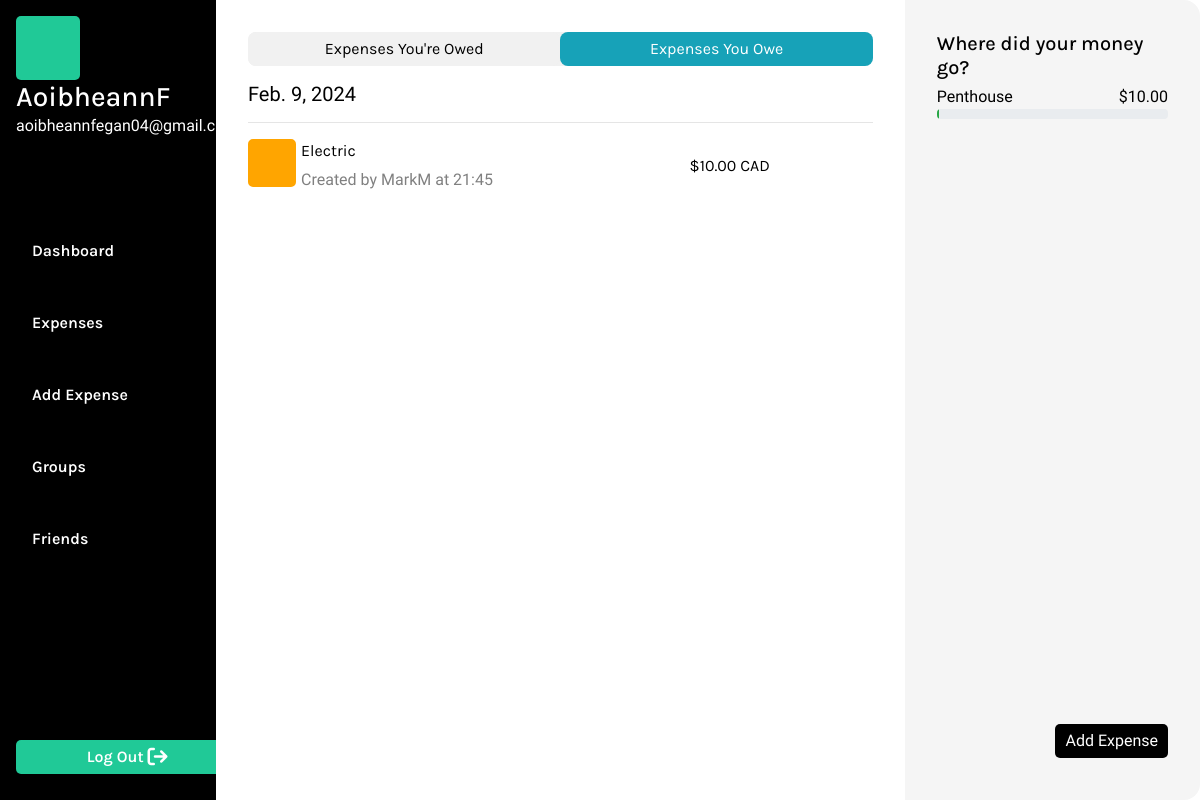
Screenshot of /owing (signed in) with the database file from the repository.
### MainApp/models.py (models this page shows, shortened)
class User(AbstractUser):
    pass

class Owing(models.Model):
    expense = models.ForeignKey(Expense, on_delete=models.CASCADE, related_name="sub_expenses")
    user = models.ForeignKey(User, on_delete=models.CASCADE, related_name="amounts_owed")
    amount = models.DecimalField(max_digits=10, decimal_places=2)
    paid = models.BooleanField(default=False)
    remaining_balance = models.DecimalField(max_digits=10, decimal_places=2, default=0.00)

class Expense(models.Model):
    CURRENCY_CHOICES = [
        ('CAD', 'CAD - Canadian Dollar'),
        ('GBP', 'GBP - British Pound Sterling'),
        ('AUD', 'AUD - Australian Dollar'),
        ('EUR', 'EUR - Euro'),
        ('USD', 'USD - United States Dollar'),
    ]
    amount = models.DecimalField(max_digits=10, decimal_places=2)
    remaining_balance = models.DecimalField(max_digits=10, decimal_places=2, default=0.00)
    description = models.CharField(max_length=100)
    date_added = models.DateTimeField(auto_now_add=True)
    payment_group = models.ForeignKey(PaymentGroup, on_delete=models.CASCADE, related_name="expenses",  null=True, blank=True)
    created_by_user = models.ForeignKey(User, on_delete=models.CASCADE, related_name="created_expenses")
    currency = models.CharField(max_length=3, choices=CURRENCY_CHOICES)
    paid = models.BooleanField(default=False)

class PaymentGroup(models.Model):
    group_name = models.CharField(max_length=64)
    members = models.ManyToManyField('User', related_name='payment_groups', blank=True)

### MainApp/views.py (the view)
# urls.py: path('owing', views.owing, name ="owing"),
@login_required
def owing(request):
    user = request.user
    if "owing" not in request.session:
        request.session["owing"] = []
    owing_objects = Owing.objects.filter(user=user, paid=False).order_by('-expense__date_added')
    expenses_by_date = {}
    for owing_obj in owing_objects:
        date_added = owing_obj.expense.date_added.date()
        if date_added not in expenses_by_date:
            expenses_by_date[date_added] = []
        expenses_by_date[date_added].append(owing_obj)
    expenses_by_date = dict(sorted(expenses_by_date.items(), key=lambda x: x[0], reverse=True))
    today = timezone.now().date()
    owe_sum = Owing.objects.filter(user=user).aggregate(total_remaining_balance=Sum('remaining_balance'))
    total_remaining_balance = owe_sum['total_remaining_balance'] or 0
    groups = Owing.objects.filter(user=user, paid=False).exclude(expense__created_by_user=user).values('expense__payment_group__group_name').annotate(total_owed=Sum('amount'))
    for group in groups:
        group['percentage'] = (group['total_owed'] / total_remaining_balance) * 100 if total_remaining_balance != 0 else 0
    return render(request, "MainApp/owing.html", {
        "expenses_by_date": expenses_by_date,
        "today": today,
        "owing": Owing.objects.filter(user=user, paid=False).order_by('-expense__date_added'),
        "groups": groups,
        "total_owed": total_remaining_balance,
    })

### MainApp/templates/MainApp/owing.html
{% extends "MainApp/layout.html" %}
{% block body %}
    <div class="section-container">
        <div id="owe-section">
            <div id="owe-section-1">
                <div class="expenseTypeBtns">
                    <button class="oweExpensesBtn"><a href="{% url 'expenses' %}">Expenses You're Owed</a></button>
                    <button class="owedExpensesBtn">Expenses You Owe</button>
                </div>
                <div id="owing-container">
                    {% for date, expenses in expenses_by_date.items %}
                        <h5 class="date-header">
                            {% if date == today %}
                                Today
                            {% else %}
                                {{ date }}
                            {% endif %}
                        </h5>
                        <hr>
                        <ul class="owing-list">
                            {% for owed in expenses %}
                                <li class="owing-item">
                                    <div class="owing-item-part-1">
                                        <p class="owing-icon"></p>
                                        <div class="owing-summary">
                                            <a class="owing-header" href="{% url 'individual_expense' owed.expense.id %}">
                                                {{ owed.expense.description }}
                                            </a>
                                            <div class="owing-sub-header">
                                                <p>Created by {{ owed.expense.created_by_user.username }} at {{ owed.expense.date_added|time:"H:i" }}</p>
                                            </div>
                                        </div>
                                    </div>
                                    <p class="owing-amount">${{ owed.remaining_balance|floatformat:2 }} {{ owed.expense.currency }}</p>
                                </li>
                            {% endfor %}
                        </ul>
                    {% endfor %}
                </div>
            </div>
            <div id="owe-section-2">
                <div>
                    <h5 class="progress-header">Where did your money go?</h5>
                    <div class="owed-to-bars">
                        {% for group in groups %}
                            <div class="progress-bar-container">
                                <div class="progess-bar-headers">
                                    <p class="progress-title">{{ group.expense__payment_group__group_name }}</p>
                                    <p class="progress-amount">${{ group.total_owed|floatformat:2 }}</p>
                                </div>
                                <div class="progress" style="height: 10px;">
                                    <div class="progress-bar bg-success" role="progressbar" style="width: {{ group.percentage }}%" aria-valuenow="{{ group.percentage }}" aria-valuemin="0" aria-valuemax="100"></div>
                                </div>
                            </div>
                        {% endfor %}
                    </div>
                </div>
                <div class="owe-section-buttons">
                    <button class="add-expense-button"><a class="add-expense-link" href="{% url 'add_expense' %}">Add Expense</a></button>
                </div>
            </div>
        </div>
    </div>
{% endblock%}

### MainApp/templates/MainApp/layout.html (shortened to what this page needs)
{% load static %}
<!DOCTYPE html>
<html lang="en">
    <head>
        <link rel="stylesheet" href="https://cdn.jsdelivr.net/npm/bootstrap@4.3.1/dist/css/bootstrap.min.css">
        <link href="{% static 'MainApp/styles.css' %}" rel="stylesheet">
    </head>
    <body class="main">
        {% if user.is_authenticated %}
            <div id="nav-section">
                <div id="nav-container">
                    <div id="logged-in-status">
                        <div id="userProfileImg"></div>
                        {% if user.is_authenticated %}
                            <h3>{{ user.username }}</h3>
                        {% else %}
                            Not signed in.
                        {% endif %}
                        <p>{{ user.email }}</p>
                    </div>
                    <ul id="nav">
                        {% if user.is_authenticated %}
                            <li class="nav-item">
                                <a class="nav-link" href="{% url 'index' %}">Dashboard</a>
                            </li>
                            <li class="nav-item">
                                <a class="nav-link" href="{% url 'expenses' %}">Expenses</a>
                            </li>
                            <li class="nav-item">
                                <a class="nav-link" href="{% url 'add_expense' %}">Add Expense</a>
                            </li>
                            <li class="nav-item">
                                <a class="nav-link" href="{% url 'groups' %}">Groups</a>
                            </li>
                            <li class="nav-item">
                                <a class="nav-link" href="{% url 'add_friend' %}">Friends</a>
                            </li>
                        {% endif %}
                    </ul>
                    <div id="logout">
                        {% if user.is_authenticated %}
                            <button class="logoutBtn">
                                <a class="logoutLink" href="{% url 'logout' %}">Log Out</a>
                                <i class="fa-solid fa-arrow-right-from-bracket fa-lg" style="color: #ffffff;"></i>
                            </button>
                        {% endif %}
                    </div>
                </div>
            </div>
        {% endif %}
        {% block body %}
        {% endblock %}
    </body>
</html>

### MainApp/static/MainApp/styles.css (style rules this page uses)
:root { --background-color: #5CDB95; --accent-color: black; --text-color: white; --secondary-color: #379683; --light-green: #8EE4AF; --background-grey: #F5F5F5; --dashboard-background: #F1F1F1; --btn-color: #20c997; --secondary-color: #379683; --light-green: #8EE4AF; --warning-color: #dc3545; --secondary-font: 'Inconsolata', monospace; --primary-font: 'Karla', sans-serif; --xbold: 900; --bold: 600; --light: 300; --xlarge: 72px; --large: 48px; --medium: 24px; --small: 16px; --xsmall: 12px; }
.main { padding: 0; margin: 0; background-color: var(--accent-color); font-family: var(--secondary-font); color: var(--accent-color); display: flex; justify-content: space-between; align-content: center; }
#nav-section { width: 18vw; display: grid; height: 100vh; }
#nav-container { display: grid; justify-content: start; align-items: start; color: var(--accent-color); font-family: var(--secondary-font); padding: 0; margin: 1rem; background-color: var(--accent-color); width: 18vw; }
#logged-in-status { color: var(--text-color); }
#logged-in-status h3 { margin: 0; padding: 0; font-family: var(--primary-font); }
#userProfileImg { height: 4rem; width: 4rem; background-color: #20c997; border-radius: 5px; }
#nav { background-color: var(--accent-color); list-style: none; display: grid; justify-content: start; align-content: center; padding: 0; margin: 0; background-color: var(--accent-color); }
.nav-item { padding: 1rem 0 1rem 0; margin: 0; }
.nav-link { text-decoration: none; color: var(--text-color); font-size: var(--small); font-weight: var(--bold); font-family: var(--primary-font); }
#logout { align-self: end; }
.logoutBtn { background-color: var(--btn-color); border: none; border-radius: 5px; padding: 5px 15px 5px 15px; margin: 10px 0 10px 0; width: 100%; }
.logoutLink { text-decoration: none; color: var(--text-color); font-size: var(--small); font-weight: var(--bold); font-family: var(--primary-font); }
.section-container { padding: 0; margin: 0; display: grid; background-color: var(--text-color); height: 100vh; width: 82vw; align-self: center; }
button { border: none; padding: 5px 10px 5px 10px; }
a { text-decoration: none; color: black; }
h1, h2, h3, h4, h5, h6, p { margin: 0; padding: 0; }
.add-expense-button { background-color: var(--accent-color); border: none; border-radius: 5px; padding: 5px 10px 5px 10px; margin: 10px 0 10px 0; }
.add-expense-link { text-decoration: none; color: var(--text-color); }
.expenseTypeBtns { display: flex; width: 100%; margin-bottom: 1rem; border-radius: 8px; background-color: var(--dashboard-background); }
.owedExpensesBtn, .oweExpensesBtn { width: 50%; border-radius: 8px; font-family: var(--primary-font); }
.owedExpensesBtn { color: white; background-color: #17a2b8; }
.oweExpensesBtn { background-color: var(--dashboard-background); }
#owe-section { display: flex; border-radius: 1rem; width: 82vw; }
#owe-section-1 { padding: 2rem; width: 70%; }
#owing-container { padding: 0; margin: 0; height: 85vh; overflow-y: auto; }
.owing-list { list-style: none; display: grid; margin: 0; padding: 0; }
.owing-item { display: flex; width: 83.5%; align-items: center; justify-content: space-between; margin: 0 0 10px 0; }
.owing-item-part-1 { display: flex; align-items: center; }
.date-header { padding: 0; margin: 0; }
.owing-icon { padding: 0; margin: 0 5px 0 0; height: 3rem; width: 3rem; border: 2px solid orange; background-color: orange; border-radius: 5px; align-self: stretch; display: flex; justify-content: center; align-items: center; color: white; font-family: var(--primary-font); }
.owing-summary { display: grid; }
.owing-header { font-family: var(--primary-font); text-decoration: none; margin: 0; padding: 0 0 5px 0; color: var(--accent-color); }
.owing-sub-header { display: grid; color: grey; }
.owing-sub-header p { padding: 0; margin: 0; }
.owing-amount { font-family: var(--primary-font); }
#owe-section-2 { width:30%; padding: 2rem; margin: 0; background-color: var(--background-grey); border-radius: 0 1rem 1rem 0; display: flex; flex-direction: column; justify-content: space-between; height: 100vh; }
.progress-bar-container { margin: 5px 0 15px 0; }
.progess-bar-headers { display: flex; justify-content: space-between; }
.progress-header { padding: 0; margin: 0; font-family: var(--primary-font); }
.progress-title, .progress-amount { padding: 0; margin: 0; }
.owe-section-buttons { align-self: flex-end; }

### rows the page displays
User: username "AoibheannF", email "aoibheannfegan04@gmail.com"
Owing: date "Feb. 9, 2024", expense.description "Electric", expense.created_by_user.username "MarkM", expense.date_added "21:45", remaining_balance "10.00", expense.currency "CAD"
PaymentGroup: expense__payment_group__group_name "Penthouse", total_owed "10.00"
